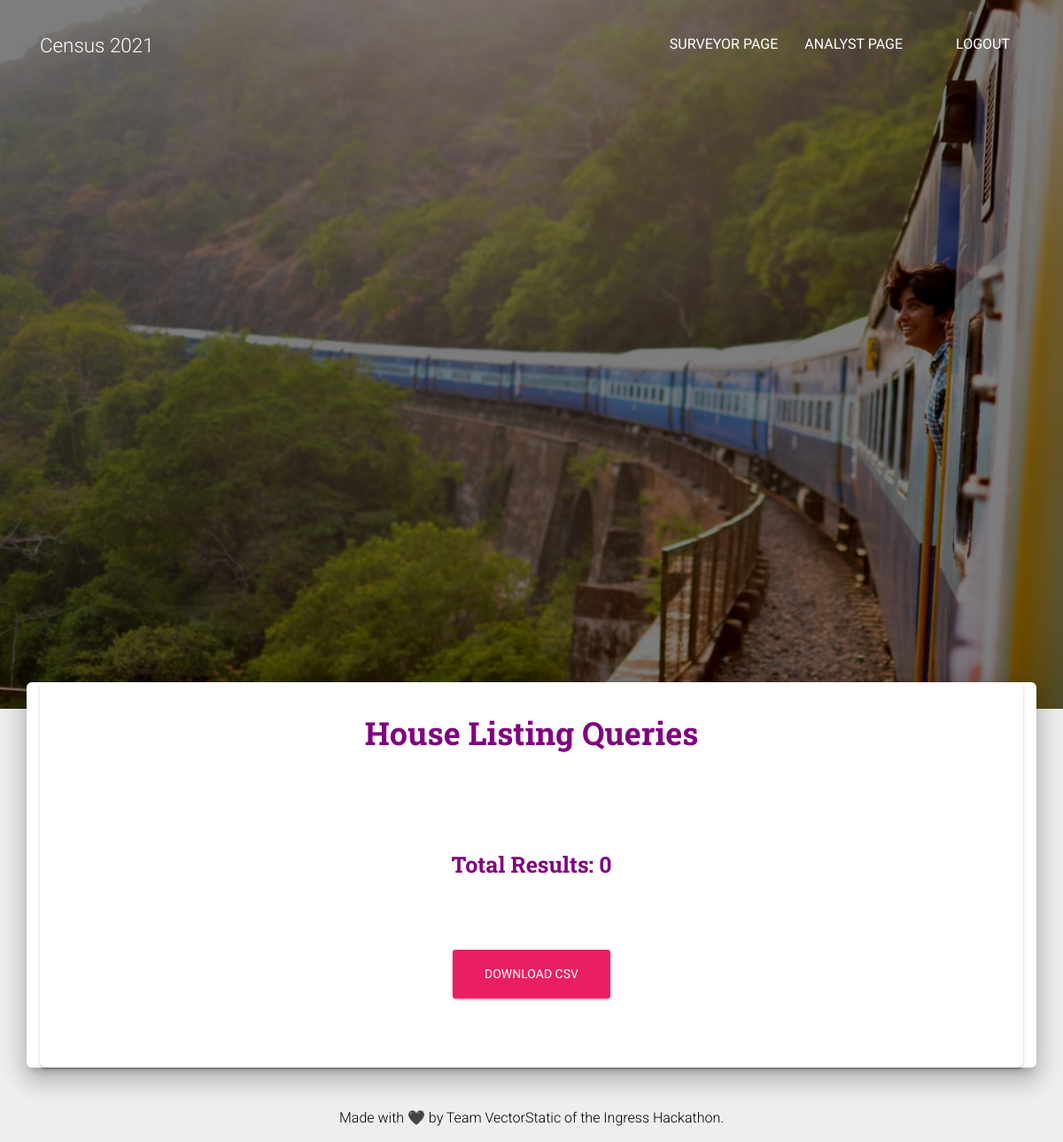
/analyst/houseListQueryResult (signed in), run on an earlier commit of the app's database.
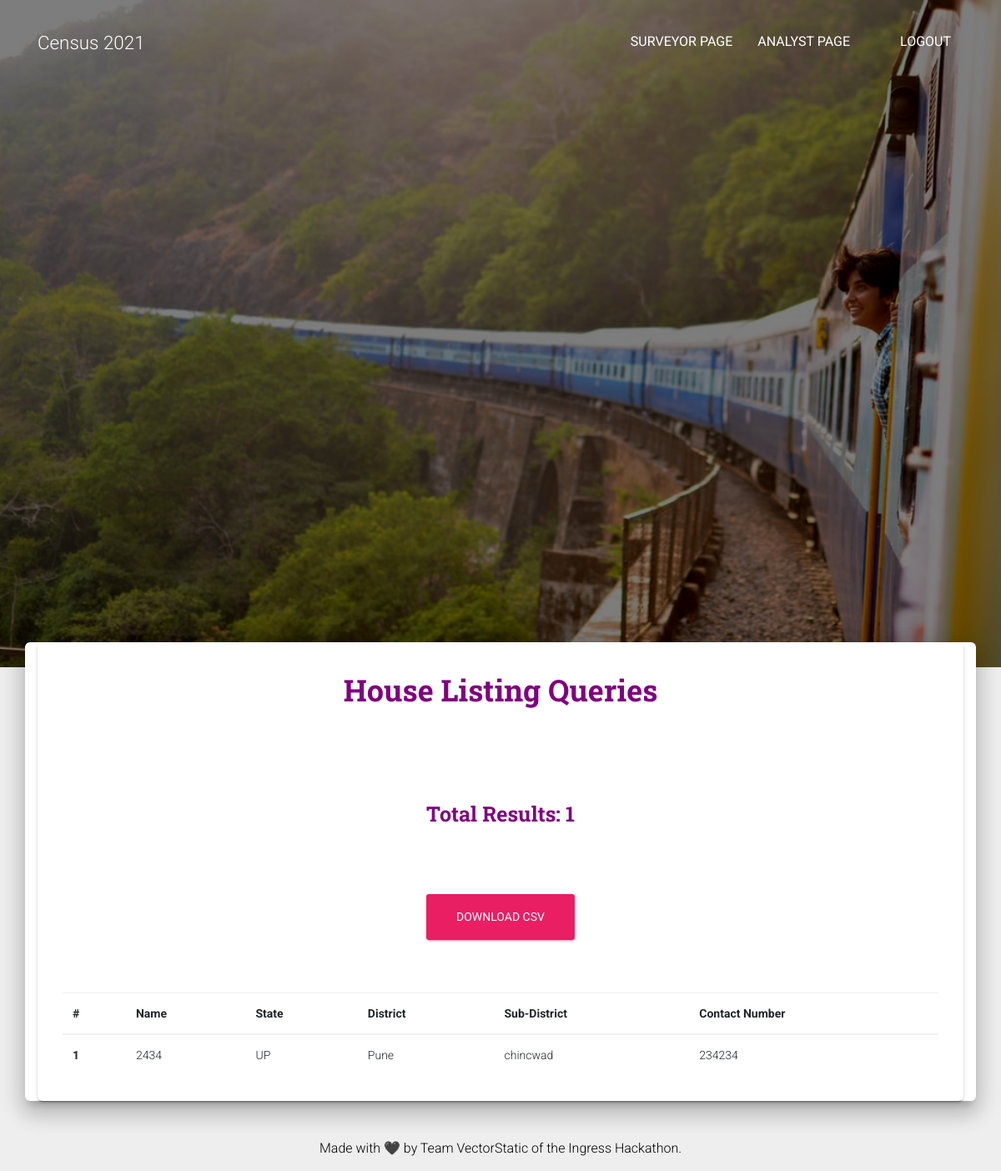
And on a later commit of the database.
### surveyor/models.py (models this page shows)
class HouseListing(models.Model):
    state = models.CharField(default= 'UP',max_length=100)
    district = models.CharField(default='Pune',max_length=100)
    subDistrict = models.CharField(default='chincwad',max_length=100)
    village = models.CharField(default='chincwad',max_length=100)
    wardNo = models.IntegerField(default=0)
    BuildingNo = models.CharField(max_length=10)
    CensusHouseNo = models.CharField(max_length=1000,null=True)
    FloorMaterial = models.CharField(max_length=1000, choices=FLOOR_CHOICES)
    WallMaterial = models.CharField(max_length=1000,choices=WALL_CHOICES)
    RoofMaterial = models.CharField(max_length=1000,choices=ROOF_CHOICES)
    UseOfHouse = models.CharField(max_length=1000,choices=USE_CHOICES)
    TotalResidents = models.IntegerField()
    HeadName = models.CharField(max_length=200)
    HeadSex = models.CharField(max_length=1000,choices=SEX_CHOICES)
    HeadCaste = models.CharField(max_length=1000,choices=CASTE_CHOICES)
    Ownership = models.CharField(max_length=1000,choices=OWNERSHIP_CHOICES)
    DwellingRooms = models.IntegerField()
    MarriedCouples = models.IntegerField()
    DrinkingWaterSource = models.CharField(max_length=1000,choices=DWATERSOURCE_CHOICES)
    DrinkingWaterAvail = models.CharField(max_length=1000,choices=DWATERAVAIL_CHOICES)
    LightingSource = models.CharField(max_length=1000,choices=LIGHTING_CHOICES)
    LatrineAccess = models.CharField(max_length=1000,choices=LATRINEACCESS_CHOICES)
    LatrineType = models.CharField(max_length=1000,choices=LATRINETYPE_CHOICES)
    WasteWaterOutlet = models.CharField(max_length=1000,choices=WASTEWATER_CHOICES)
    BathingFacility = models.CharField(max_length=1000,choices=BATHINGFACILITY_CHOICES)
    Kitchen = models.CharField(max_length=1000,choices=KITCHEN_CHOICES)
    KitchenFuel = models.CharField(max_length=1000,choices=FUEL_CHOICES)
    Radio = models.CharField(max_length=1000,choices=RADIO_CHOICES)
    Television = models.CharField(max_length=1000,choices=TELEVISION_CHOICES)
    Internet = models.CharField(max_length=1000,choices=INTERNET_CHOICES)
    ComputingDevice = models.CharField(max_length=1000,choices=DEVICE_CHOICES)
    Phone = models.CharField(max_length=1000,choices=PHONE_CHOICES)
    TwoWheeler = models.CharField(max_length=1000,choices=TWOWHEELER_CHOICES)
    FourWheeler = models.CharField(max_length=1000,choices=FOURWHEELER_CHOICES)
    Cereal = models.CharField(max_length=1000,choices=CEREAL_CHOICES)
    ContactNo = models.CharField(max_length=1000)

### analyst/views.py (the view, shortened to what this page needs)
# urls.py: path('houseListQueryResult', views.houseListQueryResult.as_view(),name = 'houseListQueryResult'),
class houseListQueryResult(View):
    def get(self, request, template_name='analyst/houseListQueryResult.html'):
        group = request.user.groups.all()[0].name
        if isAnalyst(group) == 0:
            return render(request, 'login.html')
        try:
            result = HouseListing.objects.filter(**q2)
            totalResult = len(result)
        except:
            result = None
            totalResult = 0
        argss = {}
        argss["result"]=result
        argss["totalResult"]=totalResult
        return render(request, 'houseListQueryResult.html',argss)

### analyst/views.py (called while the page is built)
def isAnalyst(group_name):
    if group_name == 'analyst_group':
        return 1
    else:
        return 0

### analyst/templates/houseListQueryResult.html (shortened to what this page needs)
{% extends 'base.html' %}
{% block content %}
<div class="page-header header-filter" data-parallax="true"
    style="background-image: url('/static/assets/img/train.jpeg');"></div>
<div class="main main-raised">
    <div class="profile-content">
        <div class="container">
            <div class="card">
                <div class="card-text">
                    <h2 class="title" align="center" style="color:purple;">House Listing Queries</h2>
                </div>
                <br>
                <br>
                <div class="card-text">
                    <h3 class="title" align="center" style="color:purple;">Total Results: {{totalResult}}</h3>
                </div>
                <br>
                <div class="card-body">
                    <form class="form-horizontal" role="form" action="" method="post" enctype="multipart/form-data">
                        <div class="card-footer">
                            <button type="submit" class="btn btn-fill btn-rose btn-lg" style="margin: auto;">Download
                                CSV</button>
                        </div>
                    </form>
                    <br><br>
                    {% if result %}
                    <table class="table table-hover">
                        <thead>
                            <tr>
                                <th scope="col">#</th>
                                <th scope="col">Name</th>
                                <th scope="col">State</th>
                                <th scope="col">District</th>
                                <th scope="col">Sub-District</th>
                                <th scope="col">Contact Number</th>
                            </tr>
                        </thead>
                        <tbody>
                            {% for i in result %}
                            <tr>
                                <th scope="row">{{forloop.counter}}</th>
                                <td>{{i.HeadName}}</td>
                                <td>{{i.state}}</td>
                                <td>{{i.district}}</td>
                                <td>{{i.subDistrict}}</td>
                                <td>{{i.ContactNo}}</td>
                            </tr>
                            {% endfor %}
                        </tbody>
                    </table>{% endif %}
                </div>
            </div>
        </div>
    </div>
</div>
{% endblock %}

What changed in the data, as far as the page shows it:
added HouseListing: HeadName "2434", state "UP", district "Pune", subDistrict "chincwad", ContactNo "234234"
Also different on the page:
{{ totalResult }}: "0" → "1"
text now shown: "# Name State District Sub-District Contact Number"
